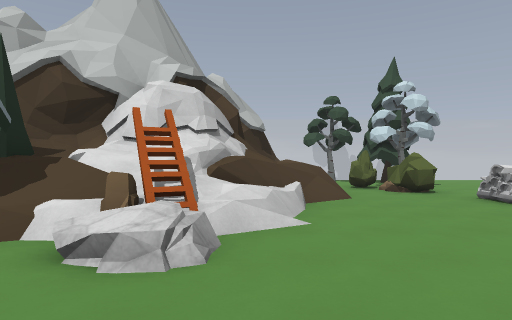
View 1 (above)

16 first-person views from a walk through a 3-D level made in the Godot game engine. The camera is 1.5 m above the floor, looks level and sees 75° across. The floor is counted in squares, 2 m on a side. Each view is taken from the middle of a square. On the plan, view 1 faces up. The plan holds only what a view shows up to about 11 squares ahead; the rest is blank. Some surface patterns are stand-ins.

View 2
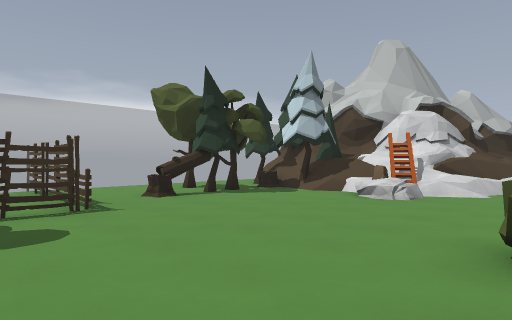

View 3
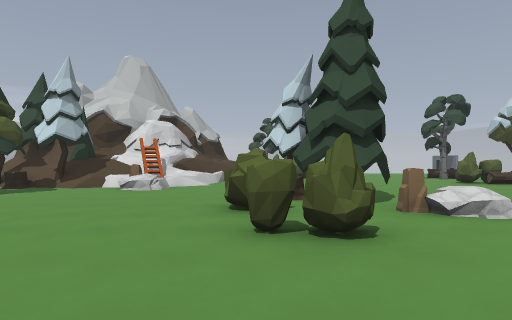

View 4
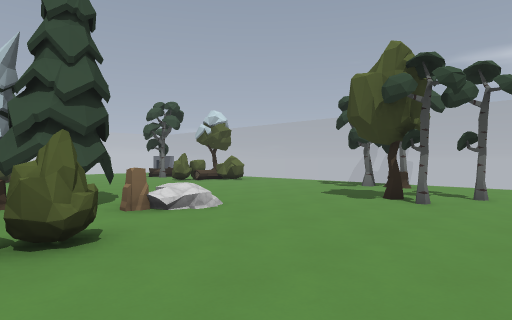

View 5
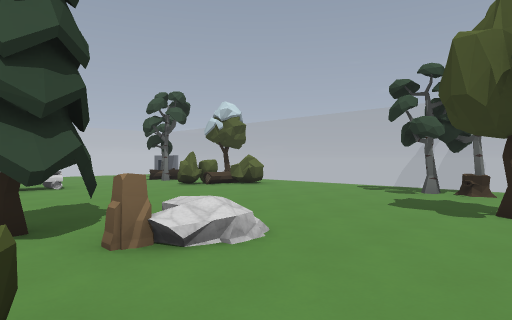

View 6
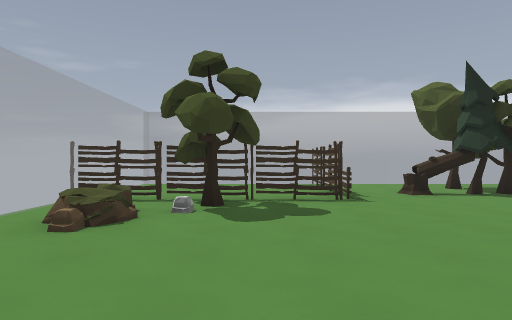

View 7
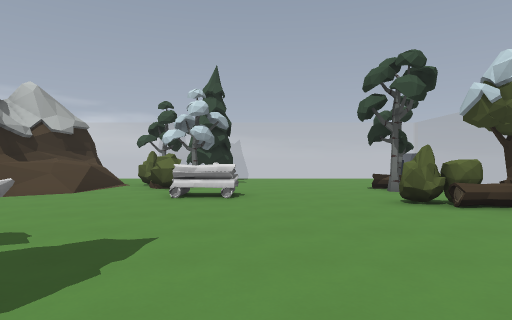

View 8
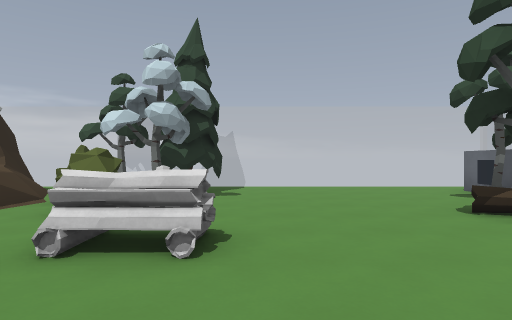

View 9
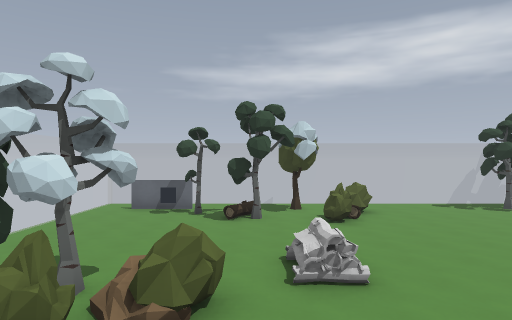

View 10
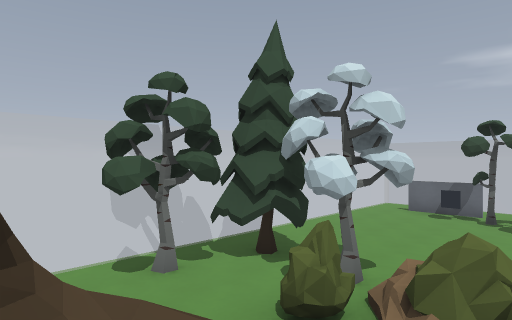

View 11
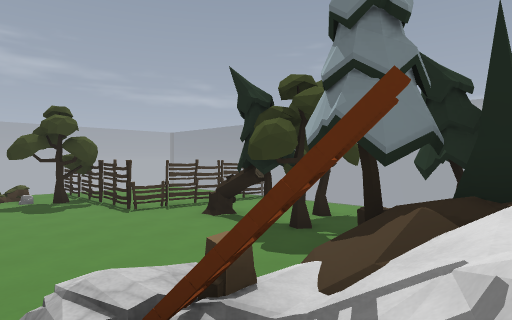

View 12
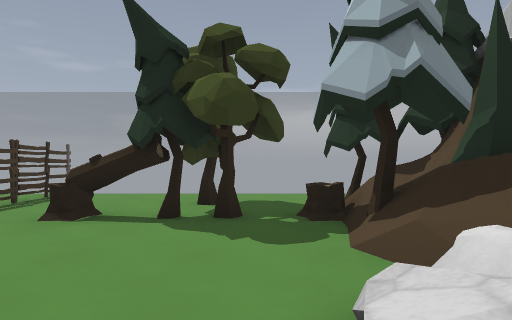

View 13
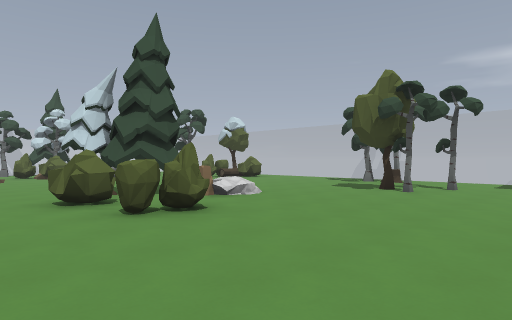

View 14
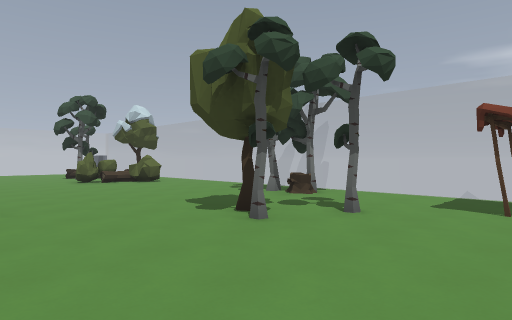

View 15
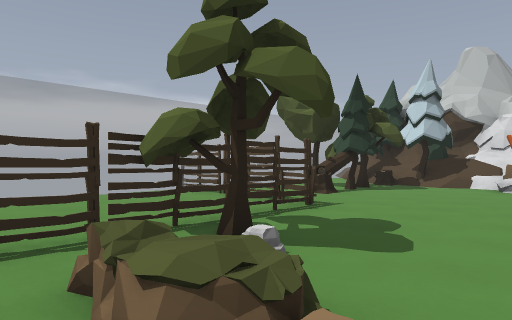

View 16
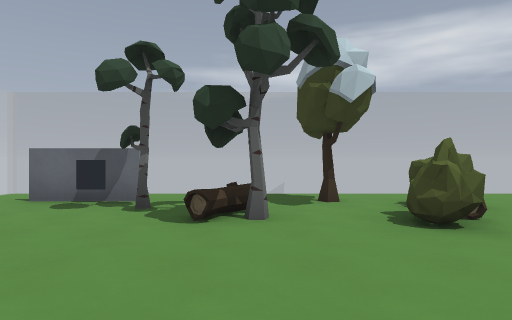

### Floor plan
Key: @ floor where view 1 was taken; # wall or solid block; . main floor; : floor 0.75 m higher than the main floor; / step, stairs or slope; = window, fence, low wall or low ledge; ^ raised ledge; T pine tree; R tree; B bush; C rock; L ladder; S stump; G log; F fence; P post; O other object.
Columns run from 8 left of view 1 to 12 right of it. Each row starts with its distance up from view 1.
 12         /...T.......
 11         #/.RTT.....#
 10         ^/.........#
  9        ##//BR.....R..
  8        #////BC...G...
  7        #///......RG..
  6     ####=/...=.....R.
  5   TT#T=#//.......B...
  4   TTTT/L/........GGB.
  3  ...ST/C............
  2  ....................
  1  .RRR......TT........
  0  ...G...@..ST........
 -1  FOFOS....B.CC.....R.
 -2 #FFOFP.............SR
 -3   ...F....BB.....R...
 -4   ...RO.........R....
 -5   ...F...........R...
 -6   ...P:C..........#.
 -7      OF.. .... ...
 -8      #

Where each view was taken, in squares from view 1:
view 1: 0 up, 0 right, facing up
view 2: 4 down, 2 right, facing up-left
view 3: 6 down, 2 right, facing up
view 4: 6 down, 2 right, facing up-right
view 5: 4 down, 3 right, facing up-right
view 6: 4 down, 3 right, facing left
view 7: 1 down, 6 right, facing up
view 8: 3 up, 6 right, facing up
view 9: 7 up, 0 right, facing right
view 10: 7 up, 0 right, facing up-right
view 11: 5 up, 0 right, facing down-left
view 12: 2 up, 0 right, facing left
view 13: 7 down, 0 right, facing up-right
view 14: 7 down, 5 right, facing up-right
view 15: 7 down, 0 right, facing up-left
view 16: 7 up, 5 right, facing right
